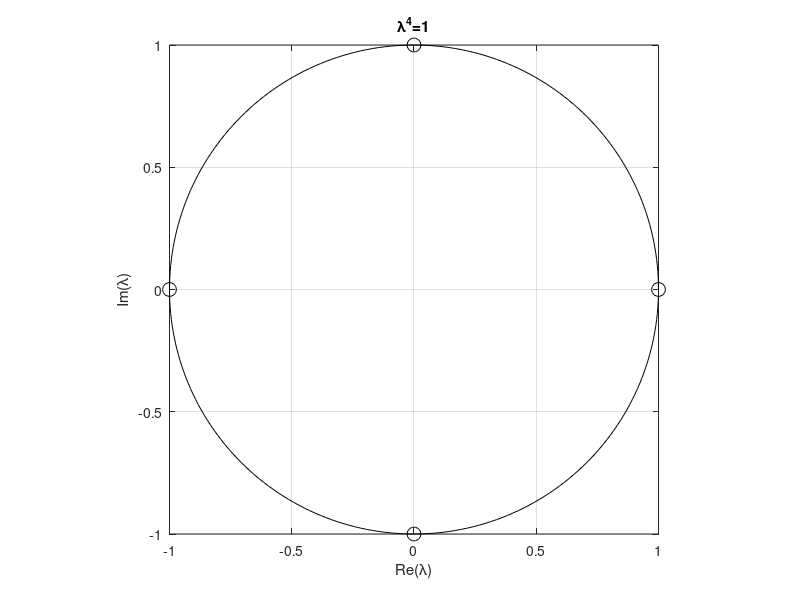

Write the MATLAB code that produced this figure. (Note: this script raises an error after producing the figure.)
% Permutation, Fourier and DFT matrix
% based on Gilbert Strangs:
% 2016, Introduction to Linear Algebra, 5th, Wellesley Cambridge, chapter 8.3
% 2019, Linear Algebra and Learning from Data, Wellesley Cambridge, chapter IV.1
%
%[Signals- & Systems](https://github.com/spatialaudio/signals-and-systems-exercises),
%[University of Rostock](https://www.uni-rostock.de/en/),
%[Institute of Communications Engineering](https://www.int.uni-rostock.de/),
%[Sascha Spors](https://orcid.org/0000-0001-7225-9992),
%[Frank Schultz](https://orcid.org/0000-0002-3010-0294),
%[CC BY 4.0](https://creativecommons.org/licenses/by/4.0/)
clear all;
clc;
debug_flag = 0;

N = 4;
Sign = +1; %-1, +1 is engineering convention
W = exp(+1j* Sign *2*pi/N);  % +1j!
k = [0:N-1].';

if debug_flag
    % create a circulant matrix from the row vector k.'
    C = toeplitz([k(1); flipud(k(2:end))], k)
end
K = k * k.'; % outer product

%these two matrices are used for diagonalizing permutation matrix P:
%F = W.^K %DFT matrix, this is inverse DFT when using engineering sign convention
%L = diag(W.^k) %set up eigenvalues as diag matrix
% this is probably more efficient to compute
F = exp(+1j* Sign *2*pi/N * K) 
L = diag(exp(+1j* Sign *2*pi/N*k))

if debug_flag
    disp('F*F''/N == eye(N)')
    allclose(F*F' / N, eye(N))
    disp('F''*F/N == eye(N)')
    allclose(F'*F/N, eye(N))
end

%a permutation matrix for N=4
P = [0,1,0,0;
    0,0,1,0;
    0,0,0,1;
    1,0,0,0];
%this permutation but for arbitrary N, built from toeplitz using row vector v.T
v = zeros(N,1);
v(2) = 1;
P = toeplitz([v(1); flipud(v(2:end))], v);

if debug_flag
    disp('singular values of P all 1:')
    svd(P) 
    %check diagonalization of P
    disp('F^-1*P*F == L')
    allclose((F^-1)*P*F , L)
    disp('1/N*F''*P*F, L')
    allclose((1/N*F')*P*F, L)
    %rewritten as
    disp('F*L*F^-1==P')
    allclose(F*L*(F^-1), P)
    disp('F*L*1/N*F''==P')
    allclose(F*L*(1/N*F'),P)
end

if 0
    % Matlab's numeric solution, this is not ideal, since it is not sorted as
    % our DFT above, but of course works as well
    [V, D] = eig(P);
    disp('V^-1*P*V == D')
    allclose(V^-1*P*V , D)
end

%plot all unit gain eigenvalues, i.e. DFT 'eigen'-frequencies on the unit circle:
Nc = 2^8;
phi = [0:Nc-1]*2*pi/Nc;
plot(cos(phi), sin(phi), 'k'), hold on
plot(real(diag(L)), imag(diag(L)),'ok', 'markersize', 10)
hold off
axis square
xlabel('Re(\lambda)')
ylabel('Im(\lambda)')
title(['\lambda^',num2str(N),'=1'])
grid

disp('our convention, sign=+1')
% adapted to our DFT/iDFT convention, x...time, X...frequency:
% X[mu] =     sum_{k= 0}^{N-1} x[k]  * exp(-j 2pi/N k mu)
% x[k]  = 1/N sum_{mu=0}^{N-1} X[mu] * exp(+j 2pi/N k mu)
Forward_DFT_Matrix = conj(F); % = F' works as well, since F=F^T 
Inverse_DFT_Matrix = 1/N * F;
x = zeros(N,1); x(2)=1;  % set up Dirac at k=1
X = Forward_DFT_Matrix * x;  % DFT, signal analysis
xd = Inverse_DFT_Matrix * X; % inverse DFT, signal synthesis
if Sign==+1
    disp('X == fft(x)')
    allclose(X, fft(x))
end
disp('x == iDFT(DFT(x))')
allclose(x, xd)


%c = exp(1j*0*2*pi/N*k);
c = exp(1j*1*2*pi/N*k);
%c = exp(1j*2*2*pi/N*k);
%c = exp(1j*3*2*pi/N*k);
%create circulant matrix from the row vector c.T
C = toeplitz([c(1); flipud(c(2:end))], c);

if debug_flag
    if Sign==+1
        disp('F*c == fft(c)')
        allclose(F'*c , fft(c))
    elseif Sign==-1
        disp('F*c == ifft(c)*N')
        allclose(F'*c , ifft(c)*N)
    end
end
%eigenvalues of C are encoded in F'*c
if Sign==+1
    allclose(F'*c, ... % which is the DFT, i.e. a spectrum
    fft(c))
elseif Sign==-1
    allclose(F'*c, ... % which is the DFT, i.e. a spectrum
    N*ifft(c))
end

%
if debug_flag
    P2 = P*P;
    L2 = diag(exp(+1j* Sign *2*pi/N*k * 2))
    P3 = P*P*P;
    L3 = diag(exp(+1j * Sign *2*pi/N*k * 3))
    P4 = P*P*P*P;
    L4 = diag(exp(+1j * Sign *2*pi/N*k * 4))
    allclose((F^-1)*P2*F, L2)
    allclose((F^-1)*P3*F, L3)
    allclose((F^-1)*P4*F, L4)
end


disp('cyclic convolution:')

x = [-1; 2; 4];
h = [3; 1; 5];

X = toeplitz(x, [x(1); flipud(x(2:end))])
H = toeplitz(h, [h(1); flipud(h(2:end))])
Y = X*H  % cyclic convolution as matrix mult

N = 3;
k = [0:N-1]';
K = k*k.';
F = exp(+1j*2*pi/N * K);

allclose(cconv(x,h,N),...  % cyclic conv
1/N*F * ( (F'*x) .* (F'*h) ))  % vs fast cyclic convolution

allclose(F' * Y(:,1),...  % DFT of cyclic conv result
(F'*x) .* (F'*h))  % element-wise mult of DFT coeff


%##############################################################################
function flag = allclose(a, b)
% https://numpy.org/doc/stable/reference/generated/numpy.allclose.html
% numpy.allclose(a, b, rtol=1e-05, atol=1e-08, equal_nan=False)
% https://stackoverflow.com/questions/28975822/matlab-equivalent-for-numpy-allclose
rtol=1e-05;
atol=1e-08;
flag = all( abs(a(:)-b(:)) <= atol+rtol*abs(b(:)) );
end
